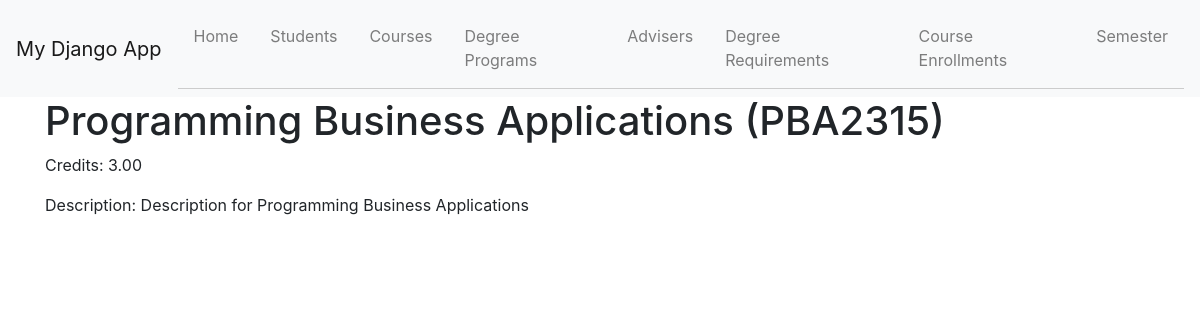
Page /courses/2315/ on the committed database.
### degree_checklist/models.py (models this page shows, shortened)
class Course(models.Model):
    course_id = models.AutoField(primary_key=True)
    course_code = models.CharField(max_length=20)
    course_name = models.CharField(max_length=100)
    credits = models.DecimalField(max_digits=5, decimal_places=2)
    description = models.TextField()
    prerequisites = models.ManyToManyField('self', blank=True)
    semester_offered = models.CharField(max_length=20)

### degree_checklist/views.py (the view)
# urls.py: path("courses/<int:pk>/", views.CourseDetailView.as_view(), name="course-detail"),
class CourseDetailView(DetailView):
    model = Course
    template_name = "course_detail.html"

### degree_checklist/templates/course_detail.html
{% extends "base.html" %}
{% block content %}
<h1>{{ object.course_name }} ({{ object.course_code }})</h1>
<p>Credits: {{ object.credits }}</p>
<p>Description: {{ object.description }}</p>
{% endblock %}

### degree_checklist/static/css/styles.css (style rules this page uses)
body { font-family: Arial, sans-serif; margin: 20px; background-color: #f4f4f4; }
h1, h2 { color: #333; }

### rows in the picture
Course: course_name "Programming Business Applications", course_code "PBA2315", credits "3.00", description "Description for Programming Business Applications"
